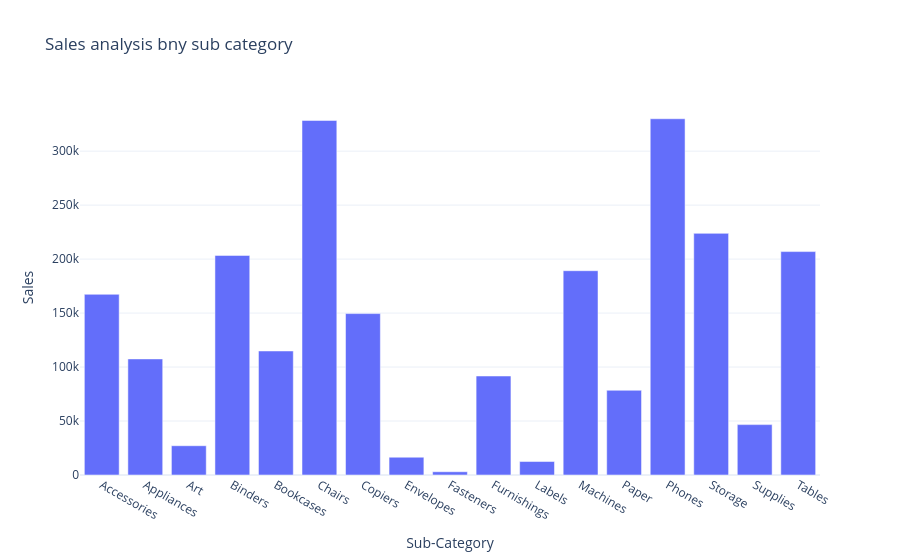

The cell this chart's notebook holds for it:
### Code cell
fig = px.bar(sales_by_subcategory, x='Sub-Category', y = 'Sales', title = "Sales analysis bny sub category")
fig.show()

### Figure 1 — Plotly figure (JSON) as saved in the notebook; plotly's stock layout.template omitted (floating-point values rounded to 4 significant figures)
{"data": [{"hovertemplate": "Sub-Category=%{x}<br>Sales=%{y}<extra></extra>", "legendgroup": "", "marker": {"color": "#636efa", "pattern": {"shape": ""}}, "name": "", "orientation": "v", "showlegend": false, "textposition": "auto", "type": "bar", "x": ["Accessories", "Appliances", "Art", "Binders", "Bookcases", "Chairs", "Copiers", "Envelopes", "Fasteners", "Furnishings", "Labels", "Machines", "Paper", "Phones", "Storage", "Supplies", "Tables"], "xaxis": "x", "y": [167400.0, 107500.0, 27120.0, 203400.0, 114900.0, 328400.0, 149500.0, 16480.0, 3024.0, 91710.0, 12490.0, 189200.0, 78480.0, 330000.0, 223800.0, 46670.0, 207000.0], "yaxis": "y"}], "layout": {"barmode": "relative", "legend": {"tracegroupgap": 0}, "title": {"text": "Sales analysis bny sub category"}, "xaxis": {"anchor": "y", "domain": [0, 1], "title": {"text": "Sub-Category"}}, "yaxis": {"anchor": "x", "domain": [0, 1], "title": {"text": "Sales"}}}}
